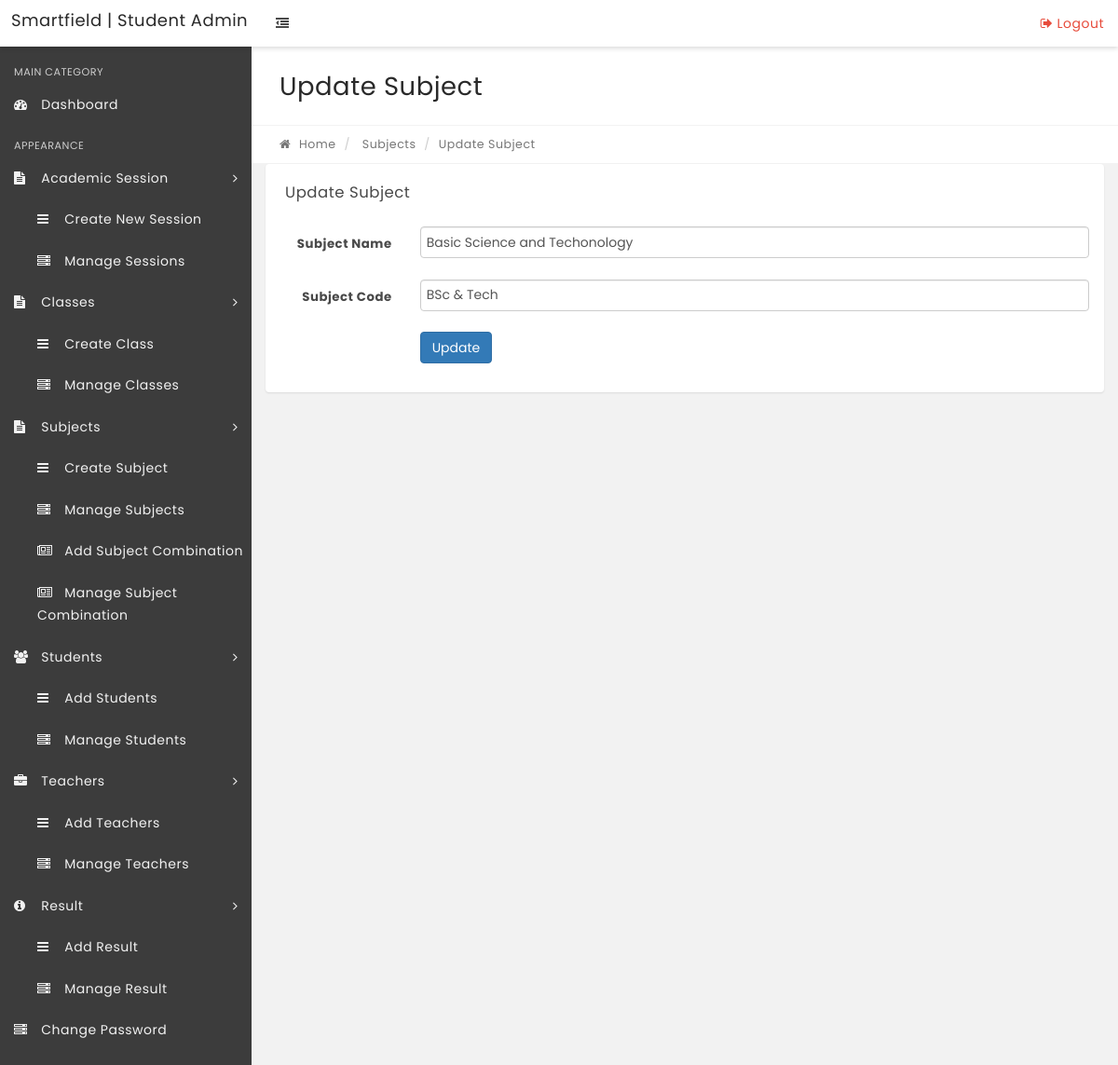
/studentsadmin/edit-subject.php?subjectid=12, run on the app's committed database.
### tables this page shows
CREATE TABLE `tblsubjects` (
  `id` int(11) NOT NULL,
  `SubjectName` varchar(100) NOT NULL,
  `SubjectCode` varchar(100) NOT NULL,
  `Creationdate` timestamp NOT NULL DEFAULT CURRENT_TIMESTAMP,
  `UpdationDate` timestamp NOT NULL DEFAULT '0000-00-00 00:00:00' ON UPDATE CURRENT_TIMESTAMP
);

### studentsadmin/edit-subject.php (the view, shortened to what this page needs)
<?php
include('includes/config.php');
if(strlen($_SESSION['alogin'])=="")
    {
    header("Location: index.php");
    }
    else{
?>
<!DOCTYPE html>
<html lang="en">
    <head>
        <link rel="stylesheet" href="css/bootstrap.min.css" media="screen" >
        <link rel="stylesheet" href="css/font-awesome.min.css" media="screen" >
        <link rel="stylesheet" href="css/animate-css/animate.min.css" media="screen" >
        <link rel="stylesheet" href="css/lobipanel/lobipanel.min.css" media="screen" >
        <link rel="stylesheet" href="css/prism/prism.css" media="screen" >
        <link rel="stylesheet" href="css/select2/select2.min.css" >
        <link rel="stylesheet" href="css/main.css" media="screen" >
    </head>
    <body class="top-navbar-fixed">
        <div class="main-wrapper">
  <?php include('includes/topbar.php');?>
            <div class="content-wrapper">
                <div class="content-container">
                   <?php include('includes/leftbar.php');?>
                    <div class="main-page">
                     <div class="container-fluid">
                            <div class="row page-title-div">
                                <div class="col-md-6">
                                    <h2 class="title">Update Subject</h2>
                                </div>
                            </div>
                            <div class="row breadcrumb-div">
                                <div class="col-md-6">
                                    <ul class="breadcrumb">
                                        <li><a href="dashboard.php"><i class="fa fa-home"></i> Home</a></li>
                                        <li> Subjects</li>
                                        <li class="active">Update Subject</li>
                                    </ul>
                                </div>
                            </div>
                        </div>
                        <div class="container-fluid">
                        <div class="row">
                                    <div class="col-md-12">
                                        <div class="panel">
                                            <div class="panel-heading">
                                                <div class="panel-title">
                                                    <h5>Update Subject</h5>
                                                </div>
                                            </div>
                                            <div class="panel-body">
                                                <form class="form-horizontal" method="post">
 <?php
$sid=intval($_GET['subjectid']);
$sql = "SELECT * from tblsubjects where id=:sid";
$query = $dbh->prepare($sql);
$query->bindParam(':sid',$sid,PDO::PARAM_STR);
$query->execute();
$results=$query->fetchAll(PDO::FETCH_OBJ);
if($query->rowCount() > 0)
{
foreach($results as $result)
{   ?>
                                                    <div class="form-group">
                                                        <label for="default" class="col-sm-2 control-label">Subject Name</label>
                                                        <div class="col-sm-10">
 <input type="text" name="subjectname" value="<?php echo htmlentities($result->SubjectName);?>" class="form-control" id="default" placeholder="Subject Name" required="required">
                                                        </div>
                                                    </div>
<div class="form-group">
                                                        <label for="default" class="col-sm-2 control-label">Subject Code</label>
                                                        <div class="col-sm-10">
 <input type="text" name="subjectcode" class="form-control" value="<?php echo htmlentities($result->SubjectCode);?>"  id="default" placeholder="Subject Code" required="required">
                                                        </div>
                                                    </div>
                                                    <?php }} ?>
                                                    <div class="form-group">
                                                        <div class="col-sm-offset-2 col-sm-10">
                                                            <button type="submit" name="Update" class="btn btn-primary">Update</button>
                                                        </div>
                                                    </div>
                                                </form>
                                            </div>
                                        </div>
                                    </div>
                                </div>
                    </div>
                </div>
            </div>
        </div>
    </body>
</html>
<?PHP } ?>

### data on the page
tblsubjects: subjectname "Basic Science and Techonology", subjectcode "BSc & Tech"
